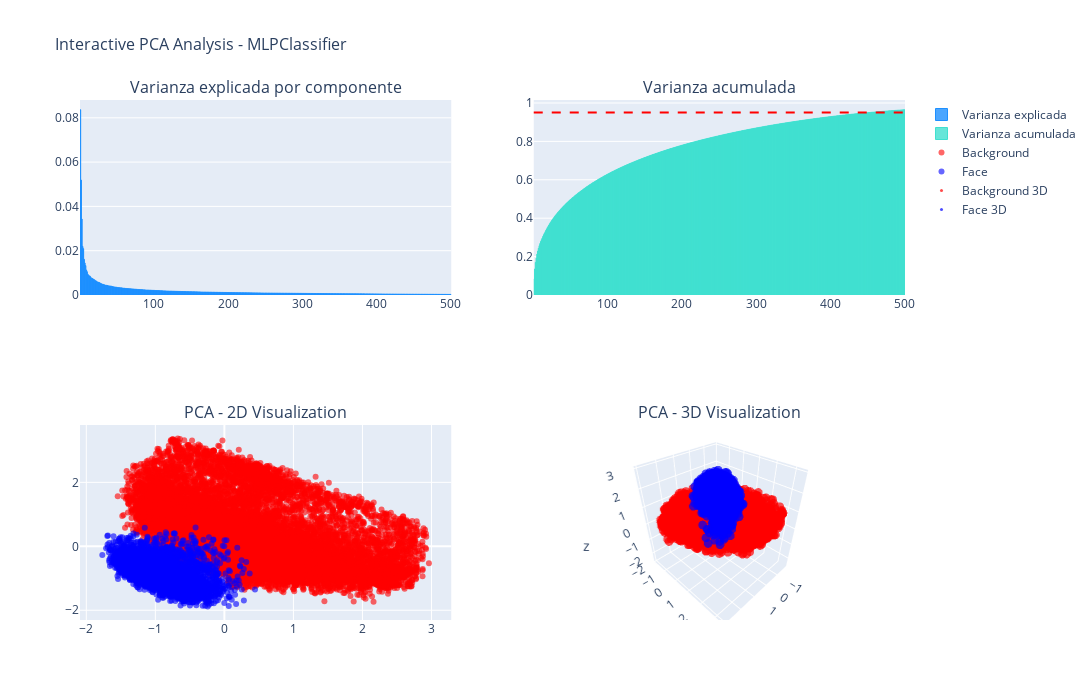

Notebook cell for this chart:
### Code cell
plot_pca_analysis_plotly(results_nn, results_nn['X_train_pca'], results_nn['y_train'])

### Figure 1 — Plotly figure (JSON) as saved in the notebook; plotly's stock layout.template omitted (floating-point values rounded to 4 significant figures; data arrays with more than 128 entries replaced by an {"elided": "..."} marker saying what was removed)
{"data": [{"marker": {"color": "rgba(30, 144, 255, 0.8)", "line": {"color": "rgba(30, 144, 255, 1.0)", "width": 1}}, "name": "Varianza explicada", "type": "bar", "x": {"elided": "500 int values"}, "xaxis": "x", "y": {"elided": "500 float values"}, "yaxis": "y"}, {"marker": {"color": "rgba(64, 224, 208, 0.8)", "line": {"color": "rgba(64, 224, 208, 1.0)", "width": 1}}, "name": "Varianza acumulada", "type": "bar", "x": {"elided": "500 int values"}, "xaxis": "x2", "y": {"elided": "500 float values"}, "yaxis": "y2"}, {"marker": {"color": "red", "opacity": 0.6}, "mode": "markers", "name": "Background", "type": "scatter", "x": {"elided": "15360 float values"}, "xaxis": "x3", "y": {"elided": "15360 float values"}, "yaxis": "y3"}, {"marker": {"color": "blue", "opacity": 0.6}, "mode": "markers", "name": "Face", "type": "scatter", "x": {"elided": "6400 float values"}, "xaxis": "x3", "y": {"elided": "6400 float values"}, "yaxis": "y3"}, {"marker": {"color": "red", "opacity": 0.7, "size": 3}, "mode": "markers", "name": "Background 3D", "scene": "scene", "type": "scatter3d", "x": {"elided": "15360 float values"}, "y": {"elided": "15360 float values"}, "z": {"elided": "15360 float values"}}, {"marker": {"color": "blue", "opacity": 0.7, "size": 3}, "mode": "markers", "name": "Face 3D", "scene": "scene", "type": "scatter3d", "x": {"elided": "6400 float values"}, "y": {"elided": "6400 float values"}, "z": {"elided": "6400 float values"}}], "layout": {"annotations": [{"font": {"size": 16}, "showarrow": false, "text": "Varianza explicada por componente", "x": 0.225, "xanchor": "center", "xref": "paper", "y": 1, "yanchor": "bottom", "yref": "paper"}, {"font": {"size": 16}, "showarrow": false, "text": "Varianza acumulada", "x": 0.775, "xanchor": "center", "xref": "paper", "y": 1, "yanchor": "bottom", "yref": "paper"}, {"font": {"size": 16}, "showarrow": false, "text": "PCA - 2D Visualization", "x": 0.225, "xanchor": "center", "xref": "paper", "y": 0.375, "yanchor": "bottom", "yref": "paper"}, {"font": {"size": 16}, "showarrow": false, "text": "PCA - 3D Visualization", "x": 0.775, "xanchor": "center", "xref": "paper", "y": 0.375, "yanchor": "bottom", "yref": "paper"}], "height": 700, "scene": {"domain": {"x": [0.55, 1], "y": [0, 0.375]}}, "shapes": [{"line": {"color": "red", "dash": "dash"}, "type": "line", "x0": 0, "x1": 1, "xref": "x2 domain", "y0": 0.95, "y1": 0.95, "yref": "y2"}], "showlegend": true, "title": {"font": {"size": 16}, "text": "Interactive PCA Analysis - MLPClassifier"}, "width": 1200, "xaxis": {"anchor": "y", "domain": [0, 0.45]}, "xaxis2": {"anchor": "y2", "domain": [0.55, 1]}, "xaxis3": {"anchor": "y3", "domain": [0, 0.45]}, "yaxis": {"anchor": "x", "domain": [0.625, 1]}, "yaxis2": {"anchor": "x2", "domain": [0.625, 1]}, "yaxis3": {"anchor": "x3", "domain": [0, 0.375]}}}
